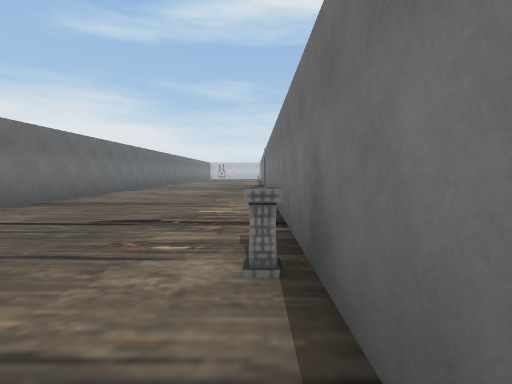
View 1 (above)

22 first-person views from a walk through a 3-D level made in the Unity game engine. The camera is 1.4 m above the floor, tilts 4° down and sees 85° across. The floor is counted in squares, 1.8 m on a side. Each view is taken from the middle of a square. On the plan, view 1 faces up. The plan holds only what a view shows up to about 10 squares ahead; the rest is blank. The place goes on beyond the plan. The player is left out. Some animated figures are not drawn.

View 2
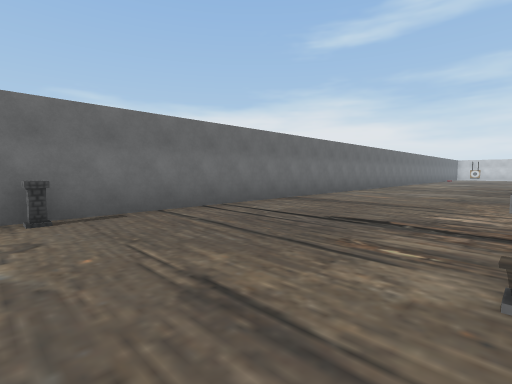

View 3
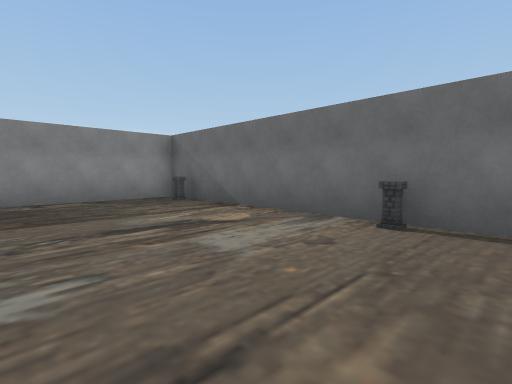

View 4
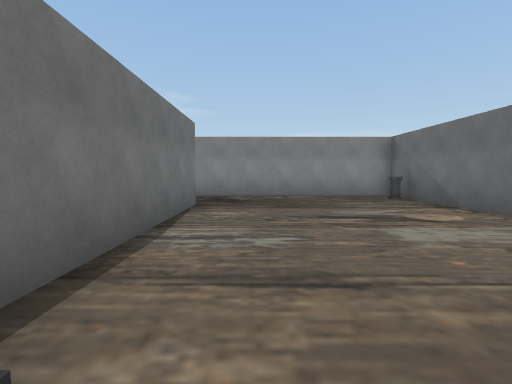

View 5
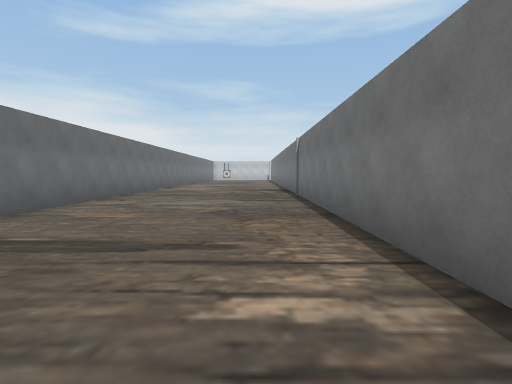

View 6
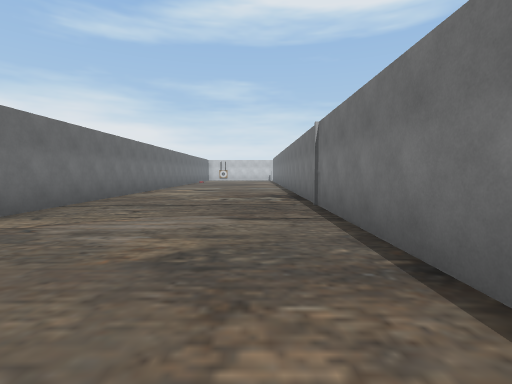

View 7
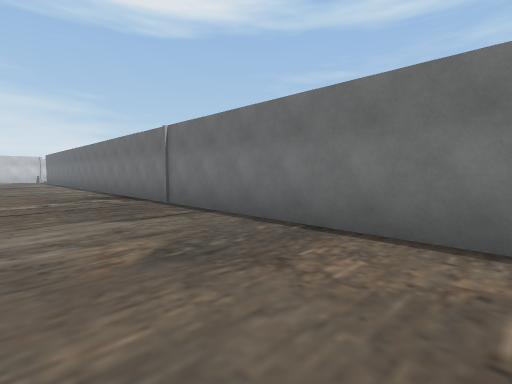

View 8
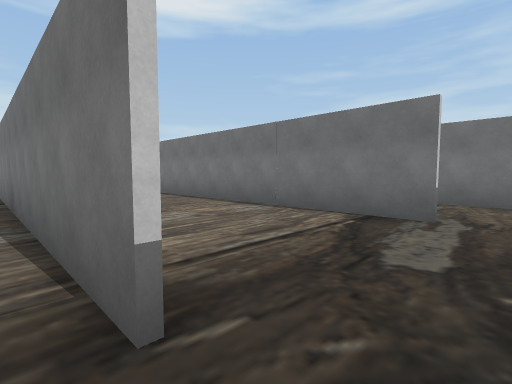

View 9
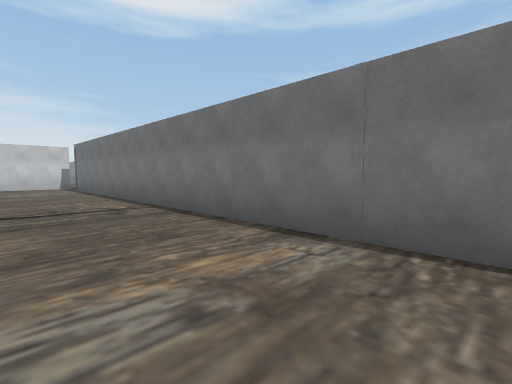

View 10
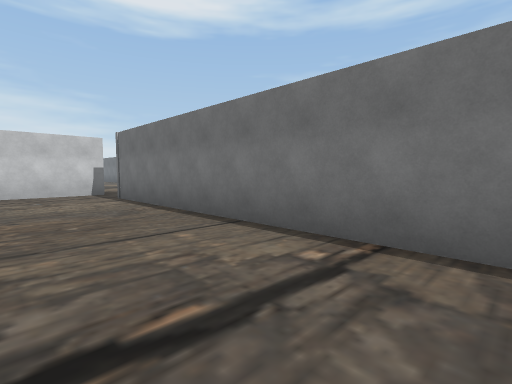

View 11
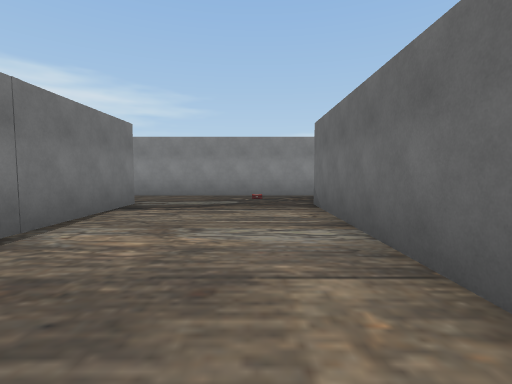

View 12
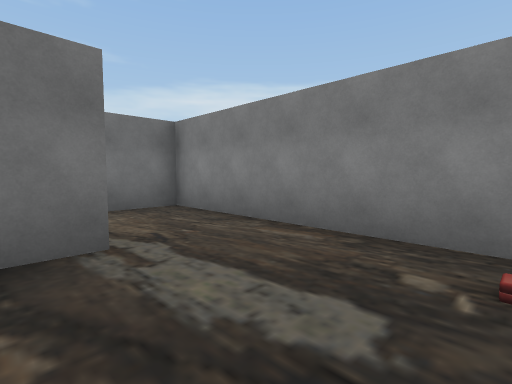

View 13
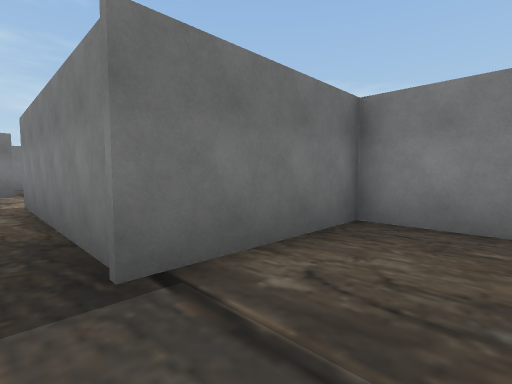

View 14
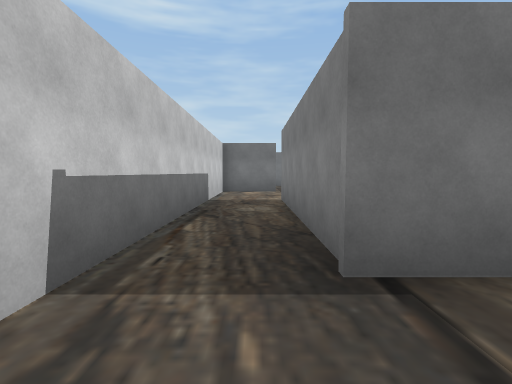

View 15
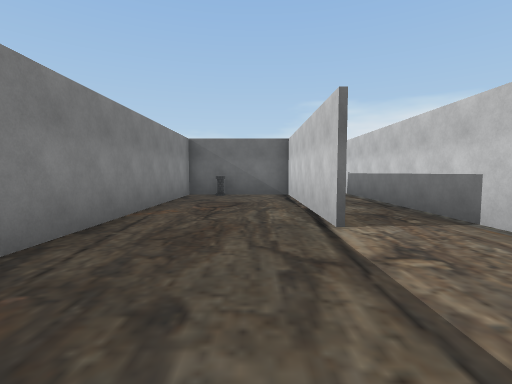

View 16
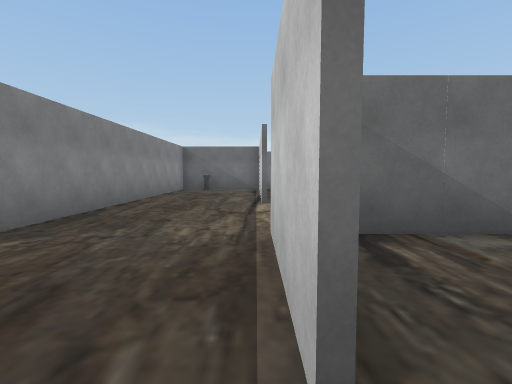

View 17
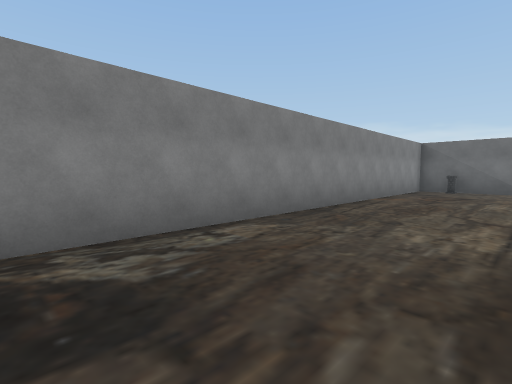

View 18
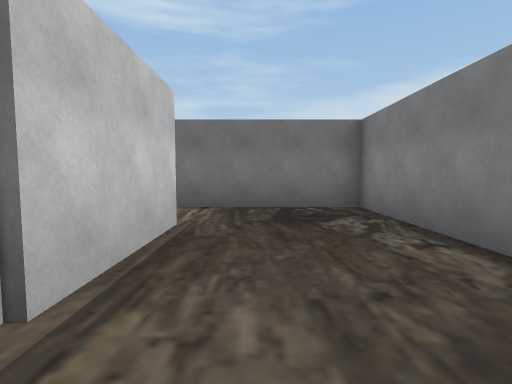

View 19
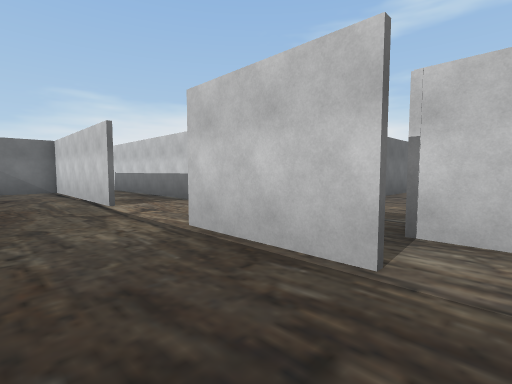

View 20
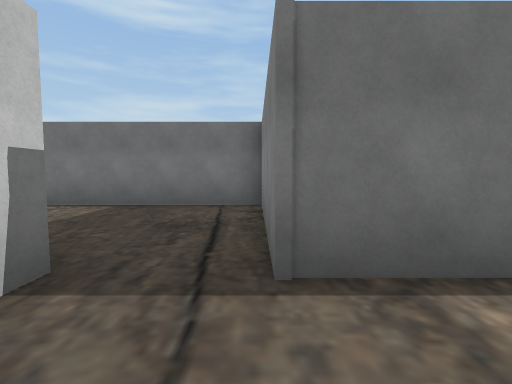

View 21
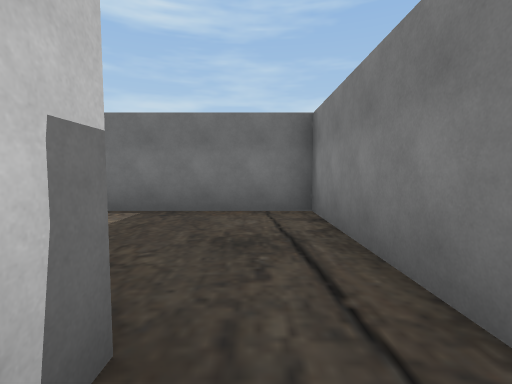

View 22
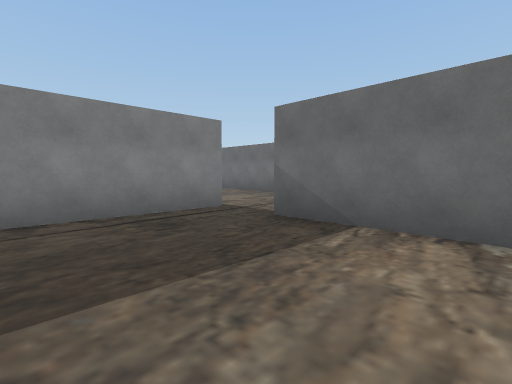

### Floor plan
Points are (right, up) in squares from view 1. A wall is a line through its corners. A room is listed if a view was taken in it or the views show most of it. See-through windows are left out.
Room 1 (views 1, 2, 3, 4, 5, 6, 7, 8)
walls: (-5.5, 0.6) (-5.5, -4.4); (0.5, -3.9) (0.5, 17.5); (-5.5, 17) (-5.5, 1.6); (-4.5, -6.4) (0.5, -6.4)
ways out: opening at (1, -4.5) to room 2
objects: column (0, 2)
Room 2 (views 9, 10, 11, 12, 20, 21)
walls: (0.6, 1.5) (0.6, -3.9); (5.1, 13.6) (4.4, 13.6); (5, -4) (5, 11.9); (0.5, -6.4) (4.4, -6.4)
ways out: opening at (1, -4.5) to room 1; opening at (5, 13) to room 4; opening at (5, -4.5) to room 5
objects: other object (2, -5)
Room 3 (views 13, 14, 15, 16, 17, 18, 19)
walls: (14.1, -2.8) (8.2, -2.8) (8.2, -6.4); (16, -0.7) (7.4, -0.7); (8, -2.7) (14.1, -2.7); (20.2, -2.8) (17.4, -2.8); (7.9, -6.4) (22.3, -6.4) (22.3, -2.1)
ways out: opening at (6.5, -3) to room 5; opening at (21, -3) to room 6
objects: other object (9, -5)
Room 4 (view 22)
walls: (5.1, 16.9) (5.1, 13.6); (5, 11.9) (9.6, 11.9) (9.6, 17)
ways out: opening at (5, 13) to room 2
Room 5 (no view inside)
walls: (4.4, -6.4) (7.9, -6.4); (8, -6.4) (8, -2.7)
ways out: opening at (5, -4.5) to room 2; opening at (6.5, -3) to room 3
Room 6 (no view inside)
walls: (20.9, -1.4) (19.9, -1.4)
ways out: opening at (21, -3) to room 3; opening at (20, -2)

Where each view was taken, in squares from view 1:
view 1: 0 up, 0 right, facing up
view 2: 0 up, 0 right, facing up-left
view 3: 2 up, 1 left, facing down-left
view 4: 3 up, 1 left, facing down
view 5: 4 up, 1 left, facing up
view 6: 7 up, 1 left, facing up
view 7: 7 up, 3 left, facing up-right
view 8: 5 down, 0 right, facing up-right
view 9: 2 down, 2 right, facing up-right
view 10: 3 up, 2 right, facing up-right
view 11: 3 up, 2 right, facing down
view 12: 3 down, 2 right, facing down-right
view 13: 2 down, 6 right, facing down-right
view 14: 2 down, 6 right, facing right
view 15: 4 down, 18 right, facing left
view 16: 3 down, 21 right, facing left
view 17: 3 down, 21 right, facing down-left
view 18: 4 down, 16 right, facing right
view 19: 5 down, 21 right, facing up-left
view 20: 12 up, 3 right, facing right
view 21: 13 up, 4 right, facing right
view 22: 17 up, 9 right, facing down-left
